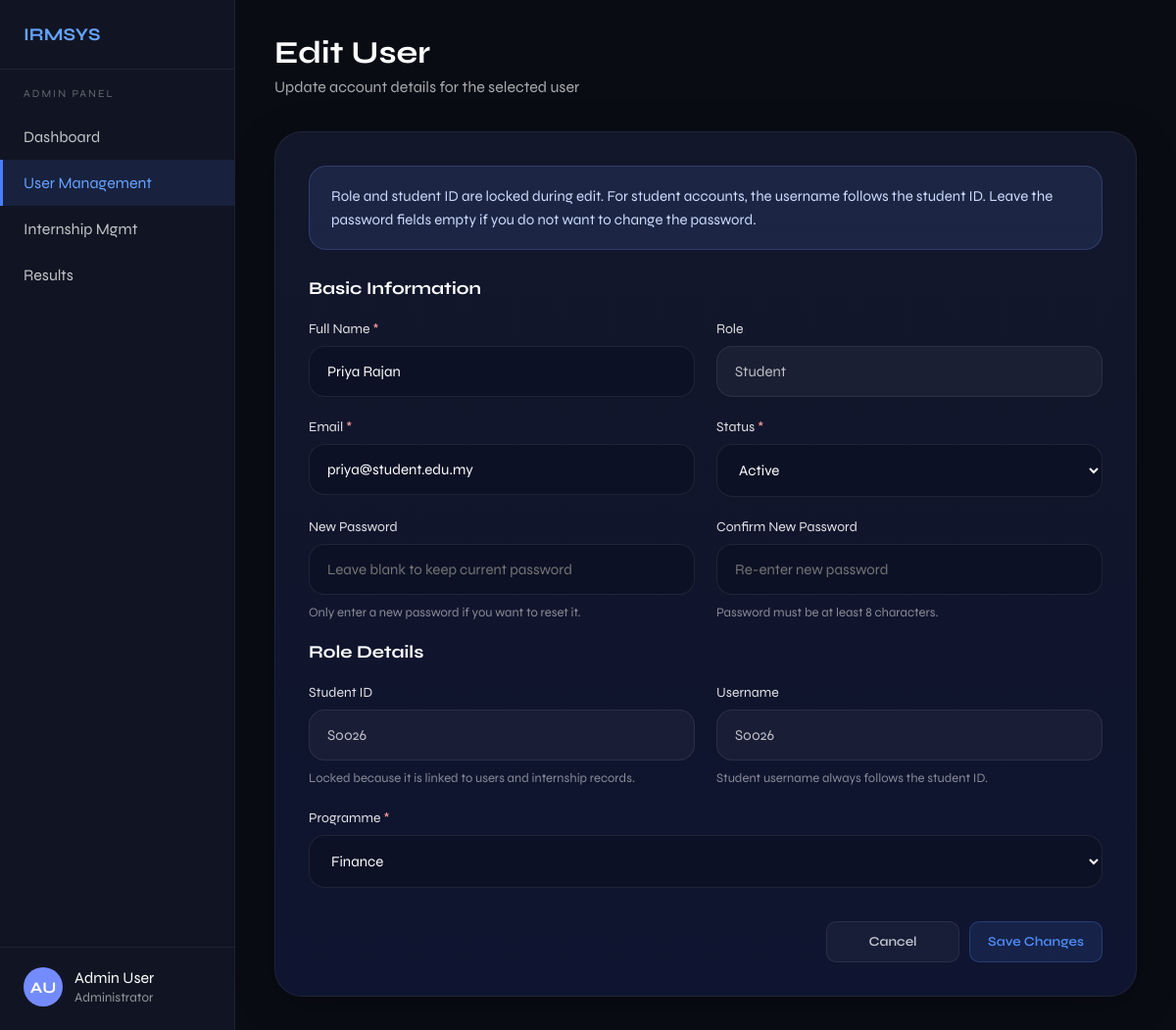
The page /src/edit_user.php?id=16 (signed in) on the database as committed earlier.
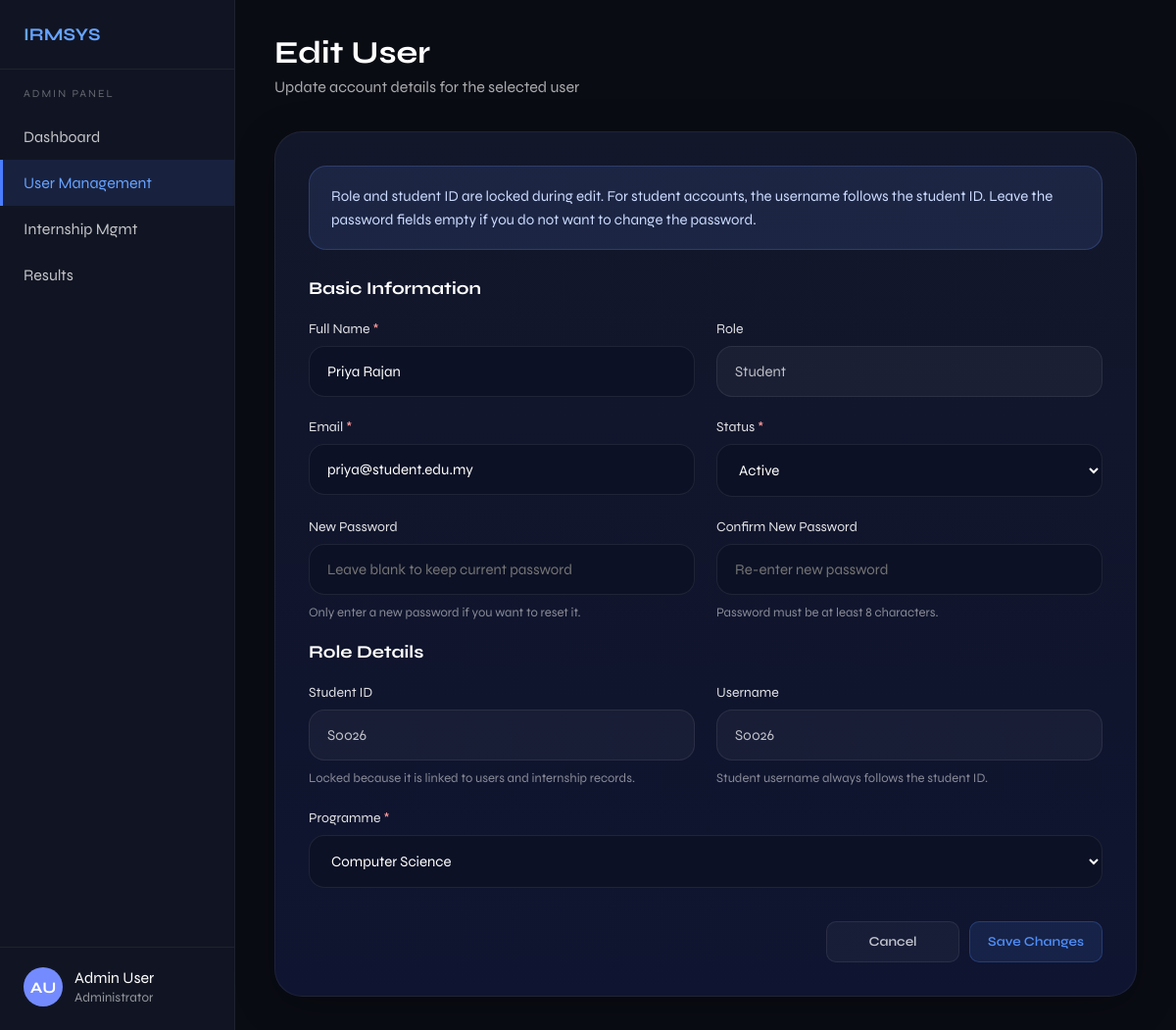
The same page on the database as committed later.
### tables this page shows
CREATE TABLE users (
    user_id       INT AUTO_INCREMENT PRIMARY KEY,
    username      VARCHAR(50)  NOT NULL UNIQUE,
    password      VARCHAR(255) NOT NULL,
    full_name     VARCHAR(100) NOT NULL,
    role          ENUM('admin','lecturer','supervisor','student') NOT NULL,
    programme     ENUM('Engineering','Arts and Design','Computer Science','Finance') DEFAULT NULL,
    company_name  VARCHAR(150) DEFAULT NULL,
    email         VARCHAR(100) NOT NULL UNIQUE,
    student_id    VARCHAR(10) DEFAULT NULL,
    status        ENUM('active','inactive') DEFAULT 'active',
    created_at    DATETIME DEFAULT CURRENT_TIMESTAMP,

    FOREIGN KEY (student_id) REFERENCES students(student_id) ON DELETE SET NULL
);

CREATE TABLE students (
    student_id  VARCHAR(10)  PRIMARY KEY,
    full_name   VARCHAR(100) NOT NULL,
    programme   ENUM('Engineering','Arts and Design','Computer Science','Finance') NOT NULL,
    email       VARCHAR(100) NOT NULL UNIQUE,
    status      ENUM('active','inactive') DEFAULT 'active',
    created_at  DATETIME DEFAULT CURRENT_TIMESTAMP
);

### src/edit_user.php (the view, shortened to what the changed rows need)
<?php
function h($value) {
    return htmlspecialchars($value ?? '', ENT_QUOTES, 'UTF-8');
}
$user_id = isset($_GET['id']) ? (int)$_GET['id'] : 0;
$conn = getConnection();
$stmt = $conn->prepare(
    "SELECT u.user_id, u.username, u.password, u.full_name, u.role, u.programme AS user_programme,
            u.email, u.student_id, u.status,
            s.programme AS student_programme, s.full_name AS student_full_name,
            s.email AS student_email, s.status AS student_status
     FROM users u
     LEFT JOIN students s ON u.student_id = s.student_id
     WHERE u.user_id = ?
     LIMIT 1"
);
$stmt->bind_param('i', $user_id);
$stmt->execute();
$user = $stmt->get_result()->fetch_assoc();
$full_name = $user['role'] === 'student' ? ($user['student_full_name'] ?: $user['full_name']) : $user['full_name'];
$role = $user['role'];
$email = $user['role'] === 'student' ? ($user['student_email'] ?: $user['email']) : $user['email'];
$status = $user['role'] === 'student' ? ($user['student_status'] ?: $user['status']) : $user['status'];
$student_id = $user['student_id'] ?? '';
$programme = $user['role'] === 'student' ? ($user['student_programme'] ?: $user['user_programme']) : ($user['user_programme'] ?? '');
?>
<!DOCTYPE html>
<html lang="en">
<head>
</head>
<body>
  <main class="main">
    <div class="topbar">
      <h1>Edit User</h1>
    </div>
    <div class="form-wrapper">
      <form id="editUserForm" action="edit_user.php?id=<?= (int)$user_id ?>" method="POST">
        <div class="form-grid">
          <div class="field-group">
            <label for="full_name">Full Name <span class="required">*</span></label>
            <input type="text" id="full_name" name="full_name" placeholder="Enter full name" value="<?= h($full_name) ?>" required>
          </div>
          <div class="field-group">
            <label for="role_display">Role</label>
            <input type="text" id="role_display" value="<?= h(ucfirst($role)) ?>" readonly>
          </div>
          <div class="field-group">
            <label for="email">Email <span class="required">*</span></label>
            <input type="email" id="email" name="email" placeholder="Enter email address" value="<?= h($email) ?>" required>
          </div>
          <div class="field-group">
            <label for="status">Status <span class="required">*</span></label>
            <select id="status" name="status" required>
              <option value="active" <?= $status === 'active' ? 'selected' : '' ?>>Active</option>
            </select>
          </div>
        </div>
        <?php if ($role === 'student'): ?>
          <div class="form-grid">
            <div class="field-group">
              <label for="student_id">Student ID</label>
              <input type="text" id="student_id" name="student_id" value="<?= h($student_id) ?>" readonly>
              <div class="helper-text">Locked because it is linked to users and internship records.</div>
            </div>
            <div class="field-group">
              <label for="student_username">Username</label>
              <input type="text" id="student_username" value="<?= h($student_id) ?>" readonly>
              <div class="helper-text">Student username always follows the student ID.</div>
            </div>
            <div class="field-group full-width">
              <label for="programme">Programme <span class="required">*</span></label>
              <select id="programme" name="programme" required>
                <option value="Computer Science" <?= $programme === 'Computer Science' ? 'selected' : '' ?>>Computer Science</option>
                <option value="Finance" <?= $programme === 'Finance' ? 'selected' : '' ?>>Finance</option>
              </select>
            </div>
          </div>
        <?php endif; ?>
      </form>
    </div>
  </main>
</body>
</html>

Rows that differ between the two databases and show on the page:
changed users "Student": programme "Finance" → "Computer Science"
